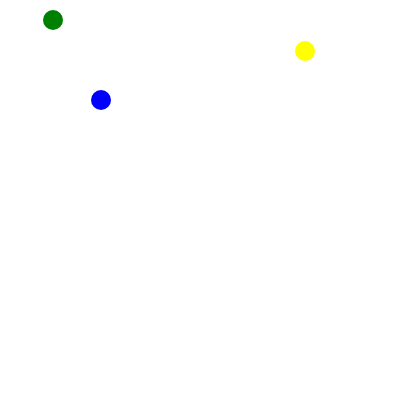
Frame 1 (no input)
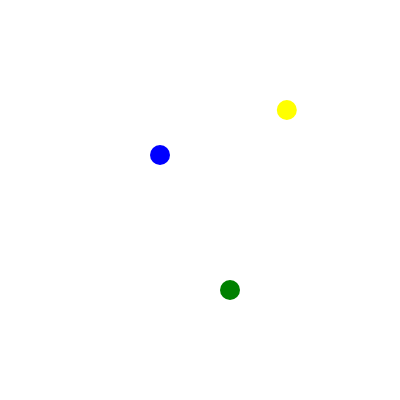
Frame 60 (no input)
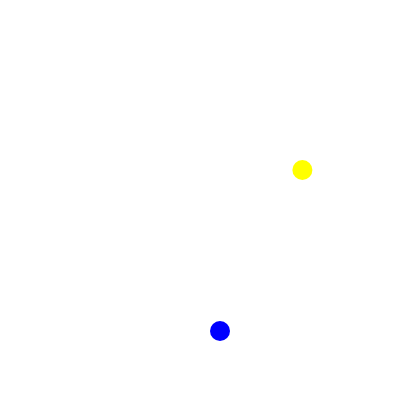
Frame 120 (the mouse pressed at the canvas centre since frame 60)

The p5.js sketch that drew these frames (run headless with seeded random() and noise() and a simulated clock; from frame 60 on, the mouse is pressed at the canvas centre):

// p5.js sketch
// ── sketch.js
// P5.JS TEMPLATE

//Global Variable
var circle1, circle2, circle3;

// SETUP FUNCTION - Runs once at beginning of program
function setup() {
    createCanvas(400, 400);
    background("white");

    //Initialize circles
    circle1 = {
        x: 100,
        xSpeed: 1,
        y: 100,
        ySpeed: 0,
        r: 20
    };
    circle2 = {
        x: 300,
        xSpeed: 5,
        y: 50,
        ySpeed: 1,
        r: 20
    };
    circle3 = {
        x: 50,
        y: 20,
        ySpeed: 0,
        r: 20,
        hrz: 40
    };
}

// DRAW FUNCTION - Loops @ 60FPS by default
function draw() {
    background("white");
    //Movements of the balls
    //Horizontal
    circle1.y += circle1.ySpeed;
    circle1.ySpeed += 1;
    circle1.x += circle1.xSpeed; 
    if ((circle1.y + circle1.r / 2) > 400) {
        circle1.ySpeed = -circle1.ySpeed + 1.0;
    }
    if ((circle1.x + circle1.r/2 )> width |(circle1.x -circle1.r/2)<0){
        circle1.xSpeed= -circle1.xSpeed;
    }
    //Vertical
    circle2.x += circle2.xSpeed;
    circle2.xSpeed += 0.8;
    circle2.y += circle2.ySpeed;
    if ((circle2.x + circle2.r / 2) > 400) {
        circle2.xSpeed = -circle2.xSpeed + 0.8;
    }
    if ((circle2.y + circle2.r/2 )> width |(circle2.y -circle2.r/2)<0){
        circle2.ySpeed= -circle2.ySpeed;
    }
    //Diagnal
    circle3.y += circle3.ySpeed;
    circle3.ySpeed += 1;
    circle3.x += 3;
    if ((circle3.y + circle3.r / 2) > circle3.hrz & circle3.ySpeed > 0) {
        circle3.ySpeed = -circle3.ySpeed + 10 ;
        circle3.hrz += 70;
    }

    //Ellipses
    noStroke()
    fill("blue");
    ellipse(circle1.x, circle1.y, circle1.r, circle1.r);
    fill("yellow")
    ellipse(circle2.x, circle2.y, circle2.r, circle2.r);
    fill("green")
    ellipse(circle3.x, circle3.y, circle3.r, circle3.r);
}
